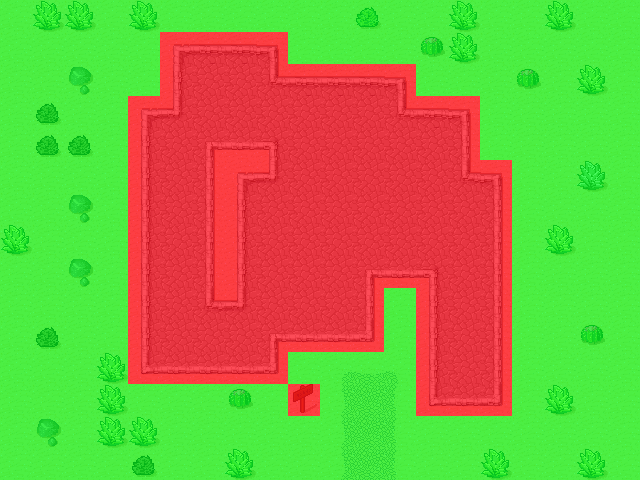

The image is a tile-based game level rendered from a .tmx file. Its description and source (layers, tilesets, objects; grid data summarised) follow:
An orthogonal 20x15 tile map with 32x32 px tiles, 3 tile layers (Background, Plants, Navigation), 2 tilesets.

<map version="1.0" orientation="orthogonal" renderorder="right-down" width="20" height="15" tilewidth="32" tileheight="32" nextobjectid="1">
 <tileset firstgid="1" name="tmw_desert_spacing" tilewidth="32" tileheight="32" spacing="1" margin="1" tilecount="48">
  <image source="tmw_desert_spacing.png" width="265" height="199" />
  <terraintypes>
   <terrain name="Desert" tile="-1" />
   <terrain name="Stone" tile="-1" />
   <terrain name="Bricks" tile="-1" />
   <terrain name="Sand" tile="-1" />
  </terraintypes>
  <tile id="0" terrain="0,0,0,2" />
  <tile id="1" terrain="0,0,2,2" />
  <tile id="2" terrain="0,0,2,0" />
  <tile id="3" terrain="3,3,3,0" />
  <tile id="4" terrain="3,3,0,3" />
  <tile id="5" terrain="0,0,0,3" />
  <tile id="6" terrain="0,0,3,3" />
  <tile id="7" terrain="0,0,3,0" />
  <tile id="8" terrain="0,2,0,2" />
  <tile id="9" terrain="2,2,2,2" />
  <tile id="10" terrain="2,0,2,0" />
  <tile id="11" terrain="3,0,3,3" />
  <tile id="12" terrain="0,3,3,3" />
  <tile id="13" terrain="0,3,0,3" />
  <tile id="14" terrain="3,3,3,3" />
  <tile id="15" terrain="3,0,3,0" />
  <tile id="16" terrain="0,2,0,0" />
  <tile id="17" terrain="2,2,0,0" />
  <tile id="18" terrain="2,0,0,0" />
  <tile id="19" terrain="2,2,2,0" />
  <tile id="20" terrain="2,2,0,2" />
  <tile id="21" terrain="0,3,0,0" />
  <tile id="22" terrain="3,3,0,0" />
  <tile id="23" terrain="3,0,0,0" />
  <tile id="24" terrain="0,0,0,1" />
  <tile id="25" terrain="0,0,1,1" />
  <tile id="26" terrain="0,0,1,0" />
  <tile id="27" terrain="2,0,2,2" />
  <tile id="28" terrain="0,2,2,2" />
  <tile id="29" terrain="0,0,0,0" />
  <tile id="32" terrain="0,1,0,1" />
  <tile id="33" terrain="1,1,1,1" />
  <tile id="34" terrain="1,0,1,0" />
  <tile id="35" terrain="1,1,1,0" />
  <tile id="36" terrain="1,1,0,1" />
  <tile id="40" terrain="0,1,0,0" />
  <tile id="41" terrain="1,1,0,0" />
  <tile id="42" terrain="1,0,0,0" />
  <tile id="43" terrain="1,0,1,1" />
  <tile id="44" terrain="0,1,1,1" />
 </tileset>
 <tileset firstgid="49" name="meta_ort" tilewidth="32" tileheight="32" tilecount="2">
  <image source="meta_ort.png" width="64" height="32" />
 </tileset>
 <layer name="Background" width="20" height="15">
  <data>[300 cells, 300 non-empty, 20 distinct tile ids]</data>
 </layer>
 <layer name="Plants" width="20" height="15">
  <data>[300 cells, 37 non-empty, 8 distinct tile ids]</data>
 </layer>
 <layer name="Navigation" width="20" height="15">
  <data>[300 cells, 300 non-empty, 2 distinct tile ids]</data>
 </layer>
</map>
